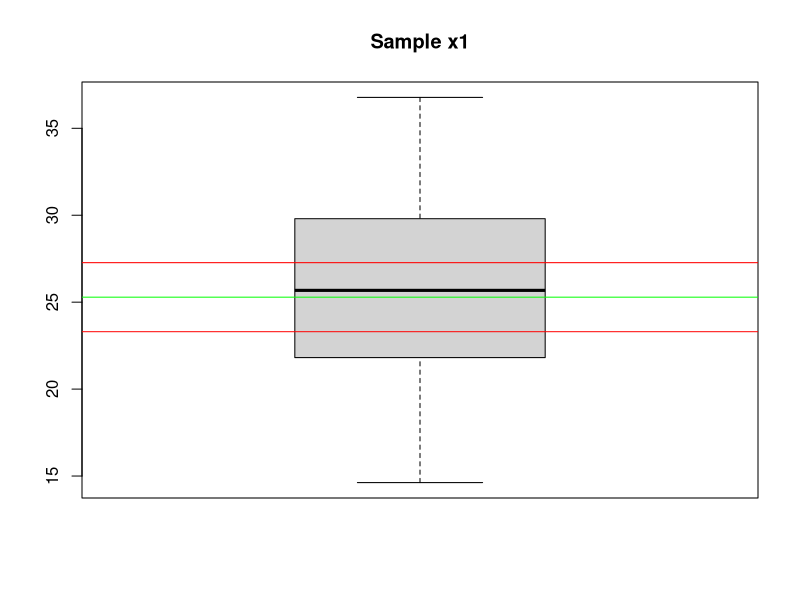
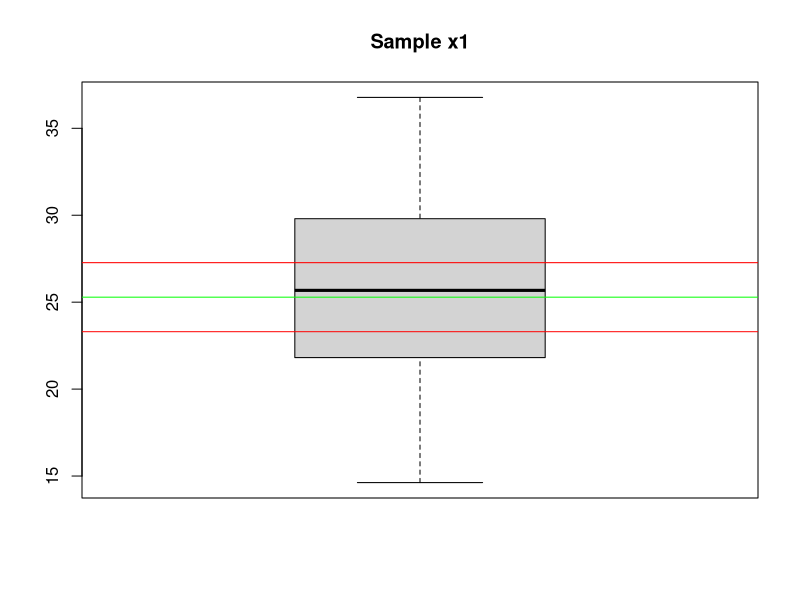
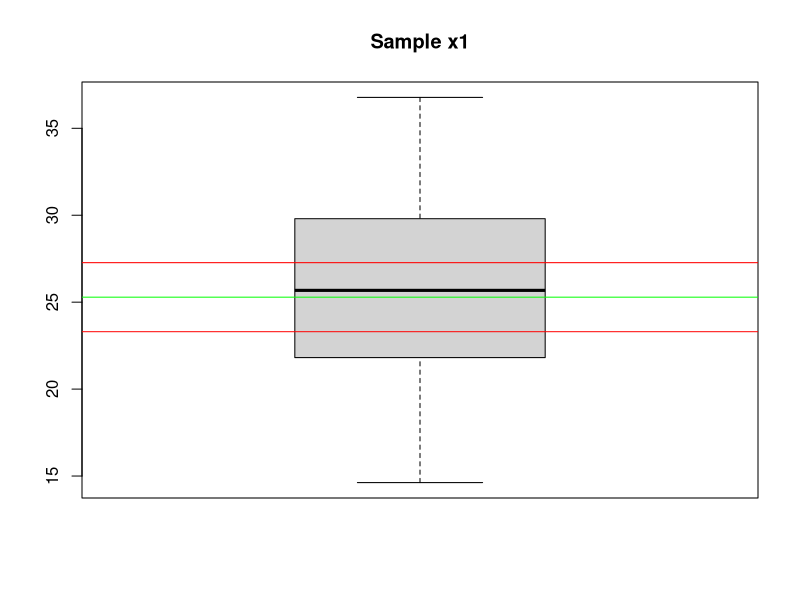
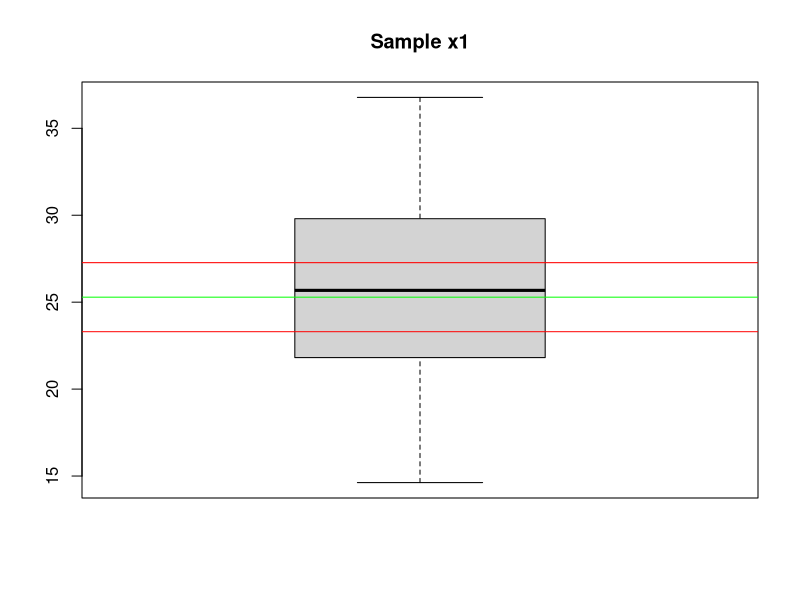
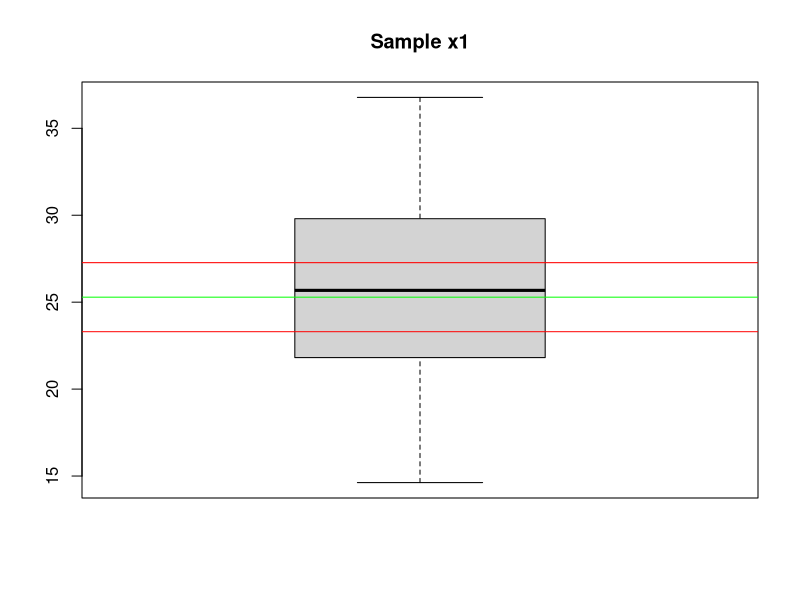
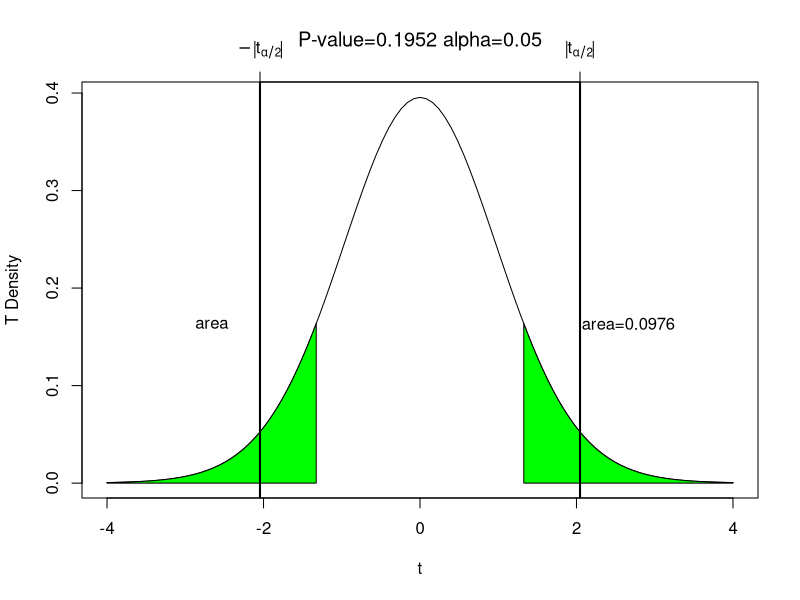
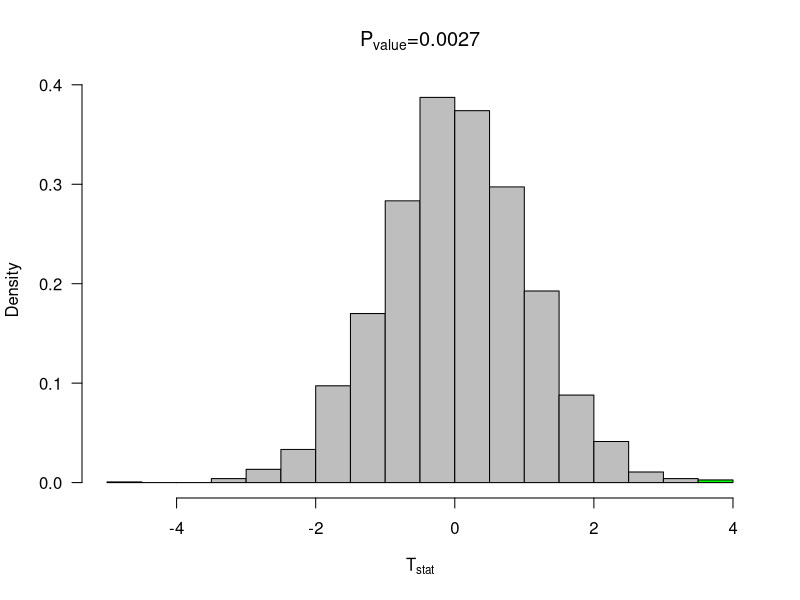
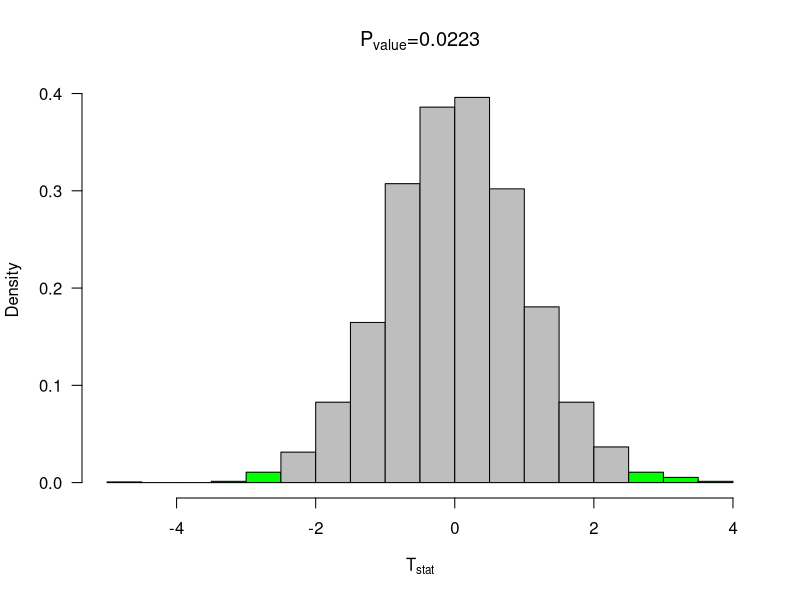

Generate these figures, in order, with R:
## ---- chunk 1
knitr::opts_chunk$set(echo = TRUE)
## ---- chunk 2
getwd()
## ---- chunk 3
# one sample t-test
set.seed(55);x1=rnorm(30,mean=25,sd=5)
boxplot(x1, main="Sample x1")

t.test(x1,mu=22)
ci=t.test(x1,mu=22)$conf.int
ci
abline(h=c(ci,mean(x1)),col=c("Red","Red","Green"))

#tcalc
tcalc=(mean(x1)-22)/(sd(x1)/sqrt(30))
tcalc
## ---- chunk 4
# one sample t-test
set.seed(55);x1=rnorm(30,mean=25,sd=5)
boxplot(x1, main="Sample x1")

t.test(x1,mu=23)
ci=t.test(x1,mu=23)$conf.int
ci
abline(h=c(ci,mean(x1)),col=c("Red","Red","Green"))

#tcalc
tcalc=(mean(x1)-23)/(sd(x1)/sqrt(30))
tcalc
## ---- chunk 5
# one sample t-test
set.seed(55);x1=rnorm(30,mean=25,sd=5)
boxplot(x1, main="Sample x1")

t.test(x1,mu=24)
ci=t.test(x1,mu=24)$conf.int
ci
abline(h=c(ci,mean(x1)),col=c("Red","Red","Green"))

#tcalc
tcalc=(mean(x1)-24)/(sd(x1)/sqrt(30))
tcalc
## ---- chunk 6
# one sample t-test
set.seed(55);x1=rnorm(30,mean=25,sd=5)
boxplot(x1, main="Sample x1")

t.test(x1,mu=25)
ci=t.test(x1,mu=25)$conf.int
ci
abline(h=c(ci,mean(x1)),col=c("Red","Red","Green"))

#tcalc
tcalc=(mean(x1)-25)/(sd(x1)/sqrt(30))
tcalc
## ---- chunk 7
# one sample t-test
set.seed(55);x1=rnorm(30,mean=25,sd=5)
boxplot(x1, main="Sample x1")

t.test(x1,mu=26)
ci=t.test(x1,mu=26)$conf.int
ci
abline(h=c(ci,mean(x1)),col=c("Red","Red","Green"))

#tcalc
tcalc=(mean(x1)-26)/(sd(x1)/sqrt(30))
tcalc
## ---- chunk 8

mypvalue=function(t0,xmax=4,n=20, alpha=0.05){
  #calculate alpha/2
  va=round(pt(-t0,df=n-1),4)
  pv=2*va
  
  # plot the t dist
  curve(dt(x,df=n-1),xlim=c(-xmax,xmax),ylab="T Density",xlab=expression(t),
        main=substitute(paste("P-value=", pv, " alpha=", alpha)))
  
  
  # set up points on the polygon to the right
  xcurve=seq(t0,xmax,length=1000)
  ycurve=dt(xcurve,df=n-1)
  
  # set up points to the left
  xlcurve=seq(-t0,-xmax,length=1000)
  ylcurve=dt(xcurve,df=n-1)
  
  # Shade in the polygon defined by the line segments
  polygon(c(t0,xcurve,xmax),c(0,ycurve,0),col="green")
  polygon(c(-t0,xlcurve,-xmax),c(0,ylcurve,0),col="green")
  
  # make quantiles
  q=qt(1-alpha/2,n-1)
  abline( v=c(q,-q),lwd=2) # plot the cut off t value 
  axis(3,c(q,-q),c(expression(abs(t[alpha/2])),expression(-abs(t[alpha/2]))))
  
  
  # Annotation
  text(0.5*(t0+xmax),max(ycurve),substitute(paste(area, "=",va)))
  text(-0.5*(t0+xmax),max(ycurve),expression(area))
  
  return(list(q=q,pvalue=pv))
}

set.seed(55);x1=rnorm(30,mean=25,sd=5)
tcalc=(mean(x1)-24)/(sd(x1)/sqrt(30))

mypvalue(tcalc,n=30,alpha=0.05)

## ---- chunk 9
bootpval<-function(x,conf.level=0.95,iter=3000,mu0=0, test="two"){
  n=length(x)
  y=x-mean(x)+mu0  # transform the data so that it is centered at the NULL
  rs.mat<-c()    #rs.mat will become a resample matrix -- now it is an empty vector
  xrs.mat<-c()
  for(i in 1:iter){ # for loop - the loop will go around iter times
    rs.mat<-cbind(rs.mat,sample(y,n,replace=TRUE)) #sampling from y cbind -- column bind -- binds the vectors together by columns
    xrs.mat<-cbind(xrs.mat,sample(x,n,replace=TRUE)) #sampling from x cbind -- column bind -- binds the vectors together by columns
    
  }
  
  tstat<-function(z){ # The value of t when the NULL is assumed true (xbar-muo)/z/sqrt(n)
    sqrt(n)*(mean(z)-mu0)/sd(z)
  }
  
  tcalc=tstat(x) # t for the data collected
  ytstat=apply(rs.mat,2,tstat) # tstat of resampled y's, ytstat is a vector and will have iter values in it
  xstat=apply(xrs.mat,2,mean)  # mean of resampled x's
  alpha=1-conf.level # calculating alpha
  ci=quantile(xstat,c(alpha/2,1-alpha/2))# Nice way to form a confidence interval
  pvalue=ifelse(test=="two",length(ytstat[ytstat>abs(tcalc) | ytstat < -abs(tcalc)])/iter,
                ifelse(test=="upper",length(ytstat[ytstat>tcalc])/iter,
                       length(ytstat[ytstat<xstat])/iter))
  
  h=hist(ytstat,plot=FALSE)
  mid=h$mid
  if(test=="two"){
    ncoll=length(mid[mid<= -abs(tcalc)])
    ncolr=length(mid[mid>=  abs(tcalc)])
    col=c(rep("Green",ncoll),rep("Gray",length(mid)-ncoll-ncolr),rep("Green",ncolr))
  }
  if(test=="upper"){
    ncolr=length(mid[mid>=  abs(tcalc)])
    col=c(rep("Gray",length(mid)-ncolr),rep("Green",ncolr))
  }
  
  if(test=="lower"){
    ncoll=length(mid[mid<=  -abs(tcalc)])
    col=c(rep("Green",ncoll),rep("Gray",length(mid)-ncoll))
  }
  hist(ytstat,col=col,freq=FALSE,las=1,main="",xlab=expression(T[stat]))
  #segments(ci[1],0,ci[2],0,lwd=2)
  pround=round(pvalue,4)
  title(substitute(paste(P[value],"=",pround)))
  return(list(pvalue=pvalue,tcalc=tcalc,n=n,x=x,test=test,ci=ci))
}

boot=bootpval(x=x1,mu0=22,test="two")
boot

boot=bootpval(x=x1,mu0=23,test="two")
boot

boot=bootpval(x=x1,mu0=24,test="two")
boot

boot=bootpval(x=x1,mu0=25,test="two")
boot

boot=bootpval(x=x1,mu0=26,test="two")
boot

## ---- chunk 10

set.seed(30);x=rnorm(15,mean=10,sd=7)   # fake data to understand t-tests
set.seed(40); y=rnorm(20,mean=12,sd=4)
#boxplot(list(x=x,y=y)) # boxplot of a list

## Equal variances?
var.test(x,y)
## ---- chunk 11
## t.test for NULL=muy-mux=0
t.test(x,y, mu=0,var.equal=FALSE)

## t.test for NULL=muy-mux=2
t.test(x,y,mu=2,var.equal=FALSE)
## ---- chunk 12
set.seed(30);x=rnorm(15,mean=10,sd=4)   # fake data to understand t-tests
set.seed(40);y=rnorm(20,mean=12,sd=4)

var.test(x,y)
## ---- chunk 13
## t.test for NULL=muy-mux=0
t.test(x,y, mu=0,var.equal=TRUE)

## t.test for NULL=muy-mux=5
t.test(x,y,mu=2,var.equal=TRUE)
## ---- chunk 14
## Bootstrap interval for a two sample test
boot2pval<-function(x1,x2,conf.level=0.95,iter=3000,mudiff=0, test="two"){
n1=length(x1)
n2=length(x2)
y1=x1-mean(x1)+mean(c(x1,x2))  # transform the data so that it is centered at the NULL
y2=x2-mean(x2)+mean(c(x1,x2))
y1rs.mat<-c()    #rs.mat will be come a resample matrix -- now it is an empty vector
x1rs.mat<-c()
y2rs.mat<-c()
x2rs.mat<-c()
for(i in 1:iter){ # for loop - the loop will go around iter times
y1rs.mat<-cbind(y1rs.mat,sample(y1,n1,replace=TRUE)) #sampling from y cbind -- column bind -- binds the vectors together by columns
y2rs.mat<-cbind(y2rs.mat,sample(y2,n2,replace=TRUE))

}
x1rs.mat<-y1rs.mat+mean(x1)-mean(c(x1,x2))
x2rs.mat<-y2rs.mat+mean(x2)-mean(c(x1,x2))

xbar1=mean(x1)
xbar2=mean(x2)
sx1sq=var(x1)
sx2sq=var(x2)

tcalc=(xbar1-xbar2-mudiff)/sqrt(sx1sq/n1+sx2sq/n2)

sy1sq=apply(y1rs.mat,2,var)
sy2sq=apply(y2rs.mat,2,var) 
y1bar=apply(y1rs.mat,2,mean)
y2bar=apply(y2rs.mat,2,mean)

tstat=(y1bar-y2bar-mudiff)/sqrt(sy1sq/n1+sy2sq/n2)


alpha=1-conf.level # calculating alpha
#ci=quantile(xstat,c(alpha/2,1-alpha/2))# Nice way to form a confidence interval
pvalue=ifelse(test=="two",length(tstat[tstat>abs(tcalc) | tstat < -abs(tcalc)])/iter,
ifelse(test=="upper",length(tstat[tstat>tcalc])/iter,
length(ytstat[tstat<tcalc])/iter))

h=hist(tstat,plot=FALSE)
mid=h$mid
if(test=="two"){
ncoll=length(mid[mid<= -abs(tcalc)])
ncolr=length(mid[mid>=  abs(tcalc)])
col=c(rep("Green",ncoll),rep("Gray",length(mid)-ncoll-ncolr),rep("Green",ncolr))
}
hist(tstat,col=col,freq=FALSE)
#segments(ci[1],0,ci[2],0,lwd=2)

return(list(pvalue=pvalue))
#return(list(pvalue=pvalue,tcalc=tcalc,n=n,x=x,test=test,ci=ci))
}

set.seed(30);x=rnorm(15,mean=10,sd=7)   
set.seed(40);y=rnorm(20,mean=12,sd=4)

### mudiff=0
boot2pval(x1=x,x2=y)

### mudiff=2
boot2pval(x1=x,x2=y,mudiff=2)
## ---- chunk 15
set.seed(30);x=rnorm(15,mean=10,sd=4)   
set.seed(40);y=rnorm(20,mean=12,sd=4)

### mudiff=0
boot2pval(x1=x,x2=y)

### mudiff=5
boot2pval(x1=x,x2=y,mudiff=2)
